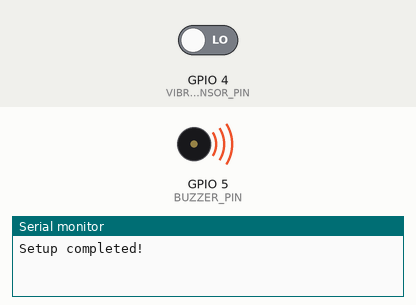
Bench run of a sketch on a simulated ESP32. Parts: buzzer (waves = sounding, pin HIGH), the last lines printed to the serial monitor. The test bench sets the inputs (shaded band); at power-on: GPIO 4 (VIBRATION_SENSOR_PIN) LOW. WiFi joins after 1.5 s; servers stay silent unless stated.

Above: at 3.0 s.
3.1 s: GPIO 4 (VIBRATION_SENSOR_PIN) driven HIGH
At 4.9 s:
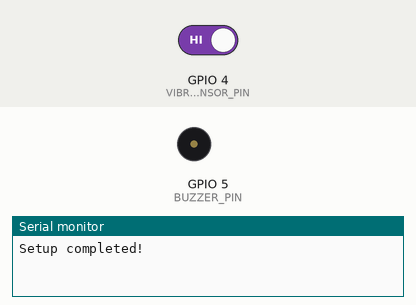
6.1 s: GPIO 4 (VIBRATION_SENSOR_PIN) driven LOW
At 7.9 s:
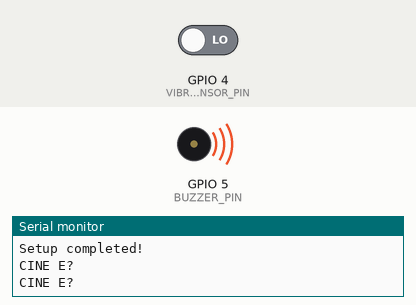
Timing chart, 0 to 9.4 s (numbered marks = the images above; inputs shaded):
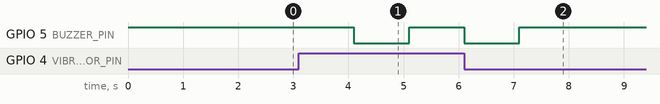

Measured:
- after the input at 3.1 s, GPIO 5 (BUZZER_PIN): HIGH → LOW after 1.0 s, → HIGH 1.0 s later
- after the input at 6.1 s, GPIO 5 (BUZZER_PIN): goes on until 7.1 s, then stays HIGH

The sketch:

main.ino
```cpp
#define VIBRATION_SENSOR_PIN 4  // Vibration Sensor on GPIO 4
#define BUZZER_PIN 5            // Buzzer on GPIO 5

#define BLYNK_TEMPLATE_ID "TMPL4V6q_Lxzz"
#define BLYNK_TEMPLATE_NAME "Knock System"
#define BLYNK_AUTH_TOKEN "cyCR8a84IK4a7535p1r6YQgsj8N9fmVY"

#include <WiFi.h>
#include <BlynkSimpleEsp32.h>


char ssid[] = "";
char pass[] = "";

bool knockDetected = false;
unsigned long lastKnockTime = 0;
unsigned long debounceDelay = 1000; // 1-second debounce


void setup() {
  Serial.begin(115200);

  pinMode(VIBRATION_SENSOR_PIN, INPUT);
  pinMode(BUZZER_PIN, OUTPUT);
  digitalWrite(BUZZER_PIN, HIGH);  // Start with buzzer off
  // Initialize Blynk
  Blynk.begin(BLYNK_AUTH_TOKEN, ssid, pass);
  Serial.println("Setup completed!");
}

// Knock Handling Function
void alertKnock() {
  // Send notification to phone
  Blynk.logEvent("knock_detected","Someone knocked on the door!");

  // Activate buzzer sound
  digitalWrite(BUZZER_PIN, HIGH);
  delay(1000);  // Buzzer rings for 1 second
  digitalWrite(BUZZER_PIN, LOW);
  delay(1000);
}

void loop() {
   Blynk.run();

  int sensorValue = digitalRead(VIBRATION_SENSOR_PIN);

  // Check if vibration sensor detects a knock
  if (sensorValue == HIGH && !knockDetected) {  // HIGH means knock detected
    knockDetected = true;
    alertKnock();
    Serial.println("CINE E?");
  }
  else{
    knockDetected = false;
    digitalWrite(BUZZER_PIN, HIGH);
  }
}
```
